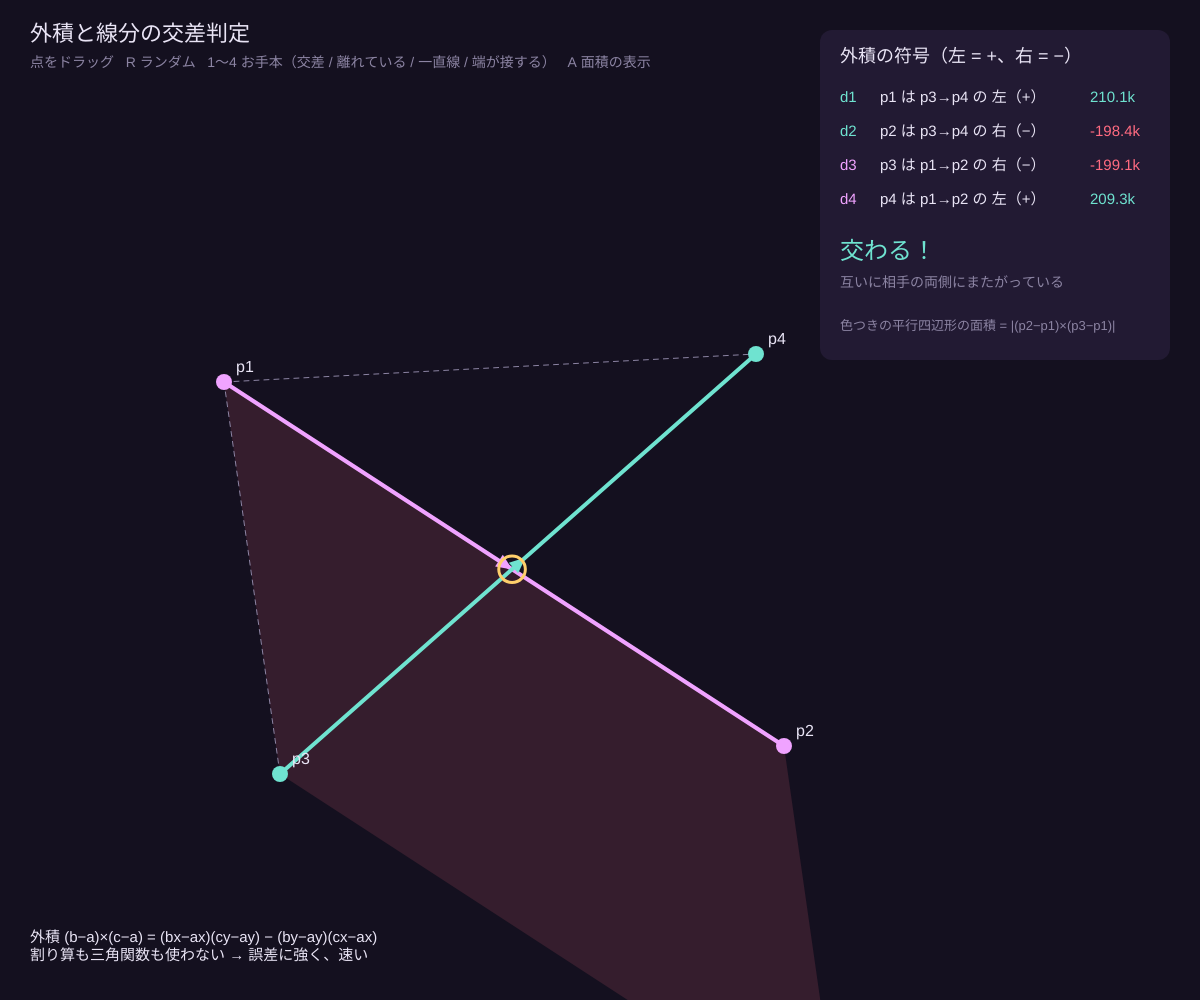
Frame 1 (no input)
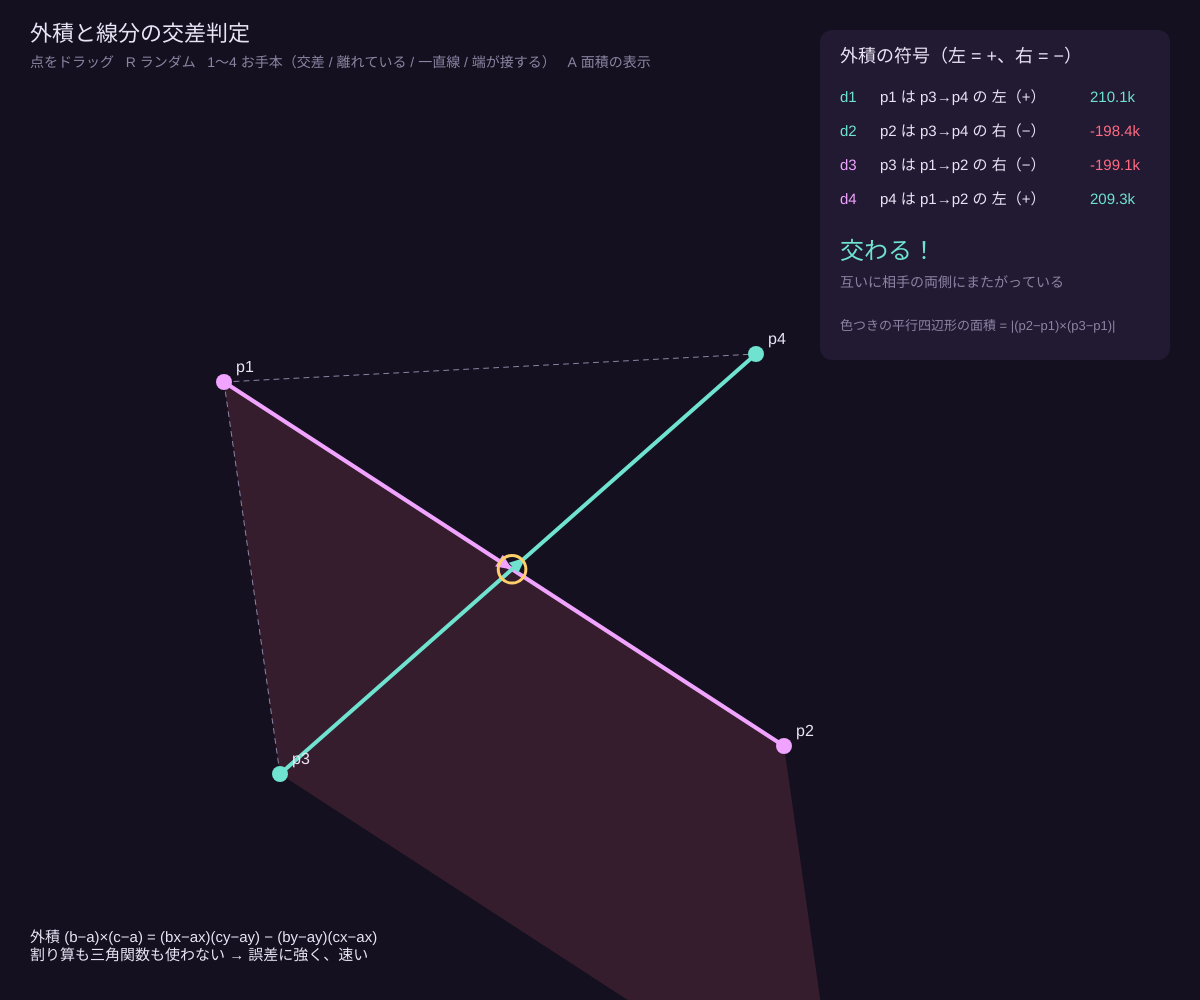
Frame 60 (no input)
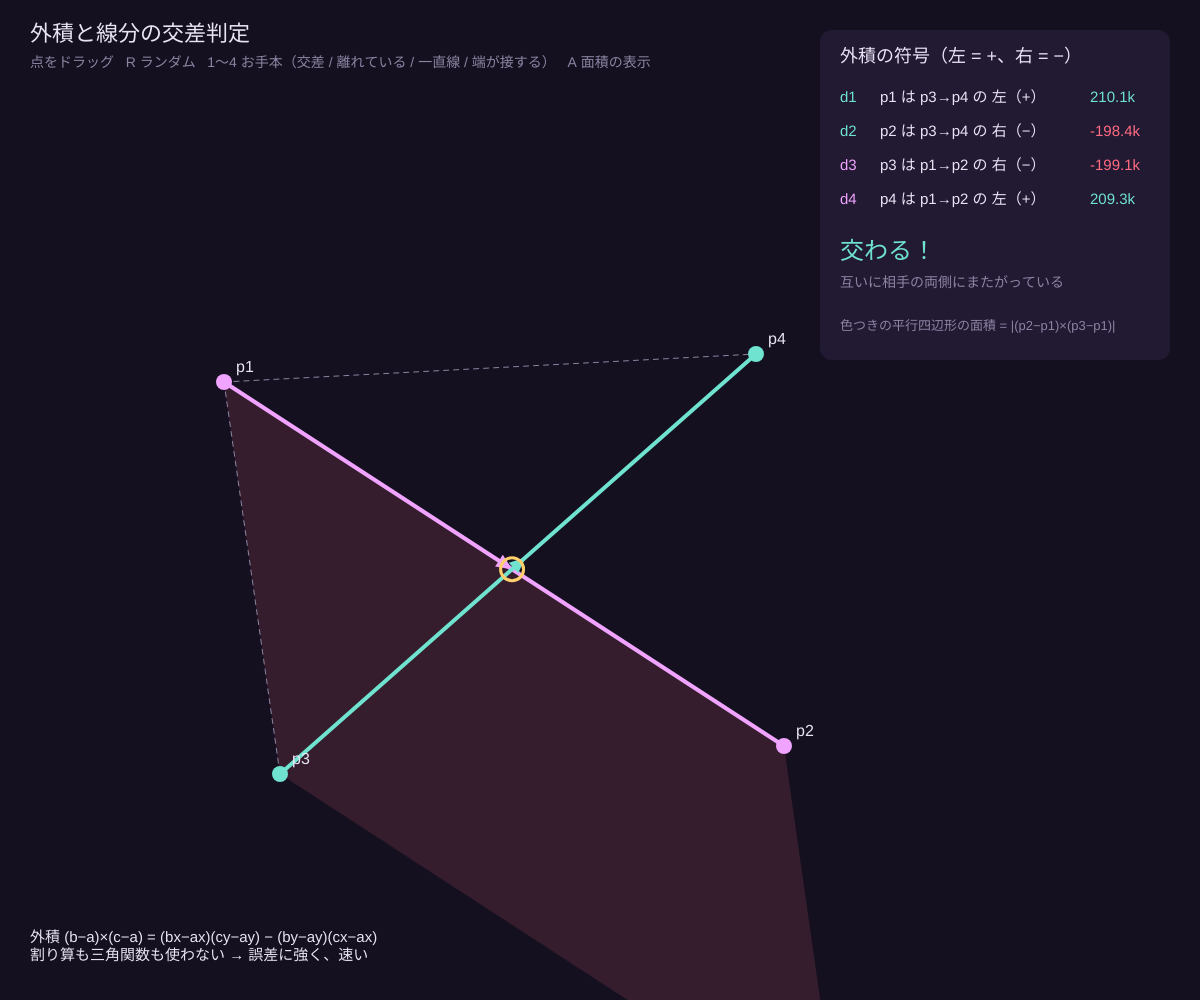
Frame 120 (the mouse pressed at the canvas centre since frame 60)

The p5.js sketch that drew these frames (run headless with seeded random() and noise() and a simulated clock; from frame 60 on, the mouse is pressed at the canvas centre):

// p5.js sketch
// ── sketch.js
// ============================================
// 05 外積と線分の交差判定
// 外積 (b − a) × (c − a) の「符号」だけで、c が線分 a→b の左にあるか右にあるかがわかる
// 2 本の線分は「互いに相手の両側にまたがっている」とき交わる
// 一直線上（外積 = 0）のときだけ、範囲に入っているか（ON-SEGMENT）を調べる
// 操作：点をドラッグ / R = ランダム / 1〜4 = お手本（交差・離れている・一直線・端が接する）
// ============================================

let pts = [];
let drag = -1;
let names = ['p1', 'p2', 'p3', 'p4'];
let showArea = true;    // ★ 外積の大きさ（平行四辺形の面積）を表示する

const BG = '#14101f', PANEL = '#221a33', FG = '#e9e4f5', DIM = '#8c84a3';
const ORCHID = '#f0a3ff', MINT = '#6fe3d0', GOLD = '#ffcf6b', BAD = '#ff6b81';

function setup() {
  createCanvas(windowWidth, windowHeight);
  preset(1);
}

function preset(k) {
  let cx = width * 0.42, cy = height * 0.55, u = min(width, height) * 0.28;
  let P = {
    1: [[-1, -0.6], [1, 0.7], [-0.8, 0.8], [0.9, -0.7]],
    2: [[-1, -0.6], [0.2, 0.1], [-0.2, 0.9], [0.9, 0.3]],
    3: [[-1, -0.5], [0.3, 0.15], [-0.2, -0.1], [1, 0.5]],
    4: [[-1, 0.6], [1, 0.6], [0, 0.6], [0.4, -0.8]],
  }[k];
  pts = P.map(([x, y]) => createVector(cx + x * u, cy + y * u));
}

// 画面は y が下向きなので、y を反転して「数学の向き」で外積を計算する
function turn(o, a, b) { return (a.x - o.x) * -(b.y - o.y) - -(a.y - o.y) * (b.x - o.x); }
function onSegment(a, b, c) { return min(a.x, b.x) <= c.x && c.x <= max(a.x, b.x) && min(a.y, b.y) <= c.y && c.y <= max(a.y, b.y); }

function draw() {
  background(BG);
  let [p1, p2, p3, p4] = pts;
  // ★ 2 本の線分が交わるか
  let d1 = turn(p3, p4, p1), d2 = turn(p3, p4, p2);
  let d3 = turn(p1, p2, p3), d4 = turn(p1, p2, p4);
  let straddle1 = (d1 > 0 && d2 < 0) || (d1 < 0 && d2 > 0);
  let straddle2 = (d3 > 0 && d4 < 0) || (d3 < 0 && d4 > 0);
  let hit = false, why = '';
  if (straddle1 && straddle2) { hit = true; why = '互いに相手の両側にまたがっている'; }
  else if (abs(d1) < 1 && onSegment(p3, p4, p1)) { hit = true; why = 'p1 が線分 p3p4 の上にある'; }
  else if (abs(d2) < 1 && onSegment(p3, p4, p2)) { hit = true; why = 'p2 が線分 p3p4 の上にある'; }
  else if (abs(d3) < 1 && onSegment(p1, p2, p3)) { hit = true; why = 'p3 が線分 p1p2 の上にある'; }
  else if (abs(d4) < 1 && onSegment(p1, p2, p4)) { hit = true; why = 'p4 が線分 p1p2 の上にある'; }
  else why = !straddle1 ? 'p1 と p2 が線分 p3p4 の同じ側にある' : 'p3 と p4 が線分 p1p2 の同じ側にある';

  // 外積の平行四辺形（p1→p2 と p1→p3）
  if (showArea) {
    noStroke(); fill(d3 > 0 ? 'rgba(111,227,208,0.14)' : 'rgba(255,107,129,0.14)');
    quad(p1.x, p1.y, p2.x, p2.y, p2.x + p3.x - p1.x, p2.y + p3.y - p1.y, p3.x, p3.y);
    stroke(DIM); strokeWeight(1); drawingContext.setLineDash([5, 5]);
    line(p1.x, p1.y, p3.x, p3.y); line(p1.x, p1.y, p4.x, p4.y);
    drawingContext.setLineDash([]);
  }
  // 線分（矢印つき）
  arrowSeg(p1, p2, ORCHID);
  arrowSeg(p3, p4, MINT);
  // 交点
  if (hit) {
    let den = (p2.x - p1.x) * (p4.y - p3.y) - (p2.y - p1.y) * (p4.x - p3.x);
    let X = p1;
    if (abs(den) > 1e-9) {
      let t = ((p3.x - p1.x) * (p4.y - p3.y) - (p3.y - p1.y) * (p4.x - p3.x)) / den;
      X = createVector(p1.x + t * (p2.x - p1.x), p1.y + t * (p2.y - p1.y));
    } else X = [p1, p2, p3, p4].find((p, i) => i < 2 ? onSegment(p3, p4, p) : onSegment(p1, p2, p));
    noFill(); stroke(GOLD); strokeWeight(3); circle(X.x, X.y, 26 + sin(frameCount * 0.15) * 4);
  }
  // 点
  pts.forEach((p, i) => {
    noStroke(); fill(i < 2 ? ORCHID : MINT); circle(p.x, p.y, drag === i ? 22 : 16);
    fill(FG); textSize(16); textAlign(LEFT, BOTTOM); text(names[i], p.x + 12, p.y - 6);
  });

  // パネル
  let px = width - 380, py = 30;
  noStroke(); fill(PANEL); rect(px, py, 350, 330, 12);
  fill(FG); textAlign(LEFT, TOP); textSize(18); text('外積の符号（左 = +、右 = −）', px + 20, py + 18);
  textSize(15);
  let rows = [
    ['d1', 'p1 は p3→p4 の', d1], ['d2', 'p2 は p3→p4 の', d2],
    ['d3', 'p3 は p1→p2 の', d3], ['d4', 'p4 は p1→p2 の', d4],
  ];
  rows.forEach(([nm, lab, v], k) => {
    let y = py + 60 + k * 34;
    fill(k < 2 ? MINT : ORCHID); text(nm, px + 20, y);
    fill(FG); text(lab + (abs(v) < 1 ? ' 線上（0）' : v > 0 ? ' 左（+）' : ' 右（−）'), px + 60, y);
    fill(abs(v) < 1 ? GOLD : v > 0 ? MINT : BAD); text(nf(v / 1000, 1, 1) + 'k', px + 270, y);
  });
  fill(hit ? MINT : BAD); textSize(24); text(hit ? '交わる！' : '交わらない', px + 20, py + 210);
  fill(DIM); textSize(14); text(why, px + 20, py + 246, 310);
  fill(DIM); textSize(13);
  text('色つきの平行四辺形の面積 = |(p2−p1)×(p3−p1)|', px + 20, py + 290);

  fill(FG); textSize(22); textAlign(LEFT, TOP); text('外積と線分の交差判定', 30, 24);
  fill(DIM); textSize(14); text('点をドラッグ   R ランダム   1〜4 お手本（交差 / 離れている / 一直線 / 端が接する）   A 面積の表示', 30, 56);
  textSize(15); fill(FG);
  text('外積 (b−a)×(c−a) = (bx−ax)(cy−ay) − (by−ay)(cx−ax)\n割り算も三角関数も使わない → 誤差に強く、速い', 30, height - 70);
}

function arrowSeg(a, b, col) {
  stroke(col); strokeWeight(4); line(a.x, a.y, b.x, b.y);
  let ang = atan2(b.y - a.y, b.x - a.x);
  push(); translate((a.x + b.x) / 2, (a.y + b.y) / 2); rotate(ang);
  noStroke(); fill(col); triangle(10, 0, -6, -7, -6, 7); pop();
}

function mousePressed() {
  drag = -1;
  pts.forEach((p, i) => { if (dist(mouseX, mouseY, p.x, p.y) < 24) drag = i; });
}
function mouseDragged() { if (drag >= 0) pts[drag].set(mouseX, mouseY); }
function mouseReleased() { drag = -1; }

function keyPressed() {
  if ('1234'.includes(key)) preset(Number(key));
  if (key === 'r' || key === 'R') pts = pts.map(() => createVector(random(80, width - 460), random(120, height - 120)));
  if (key === 'a' || key === 'A') showArea = !showArea;
}

function windowResized() { resizeCanvas(windowWidth, windowHeight); }
